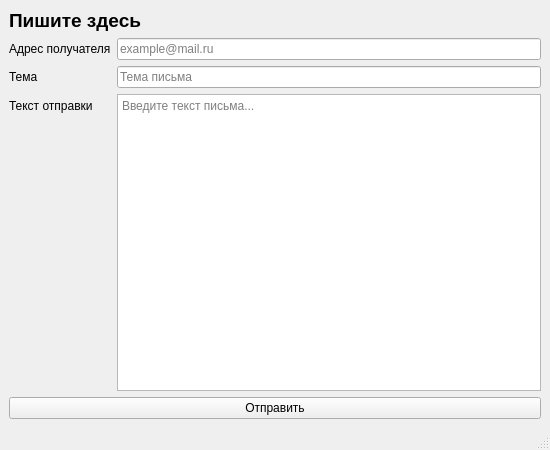
<?xml version="1.0" encoding="UTF-8"?>
<ui version="4.0">
 <class>MainWindow</class>
 <widget class="QMainWindow" name="MainWindow">
  <property name="geometry">
   <rect>
    <x>0</x>
    <y>0</y>
    <width>550</width>
    <height>450</height>
   </rect>
  </property>
  <property name="windowTitle">
   <string>Отправка Email</string>
  </property>
  <widget class="QWidget" name="centralwidget">
   <layout class="QVBoxLayout" name="verticalLayout">
    <item>
     <widget class="QLabel" name="header_label">
      <property name="text">
       <string>Пишите здесь</string>
      </property>
      <property name="font">
       <font>
        <pointsize>14</pointsize>
        <weight>75</weight>
        <bold>true</bold>
       </font>
      </property>
     </widget>
    </item>
    <item>
     <layout class="QFormLayout" name="formLayout">
      <item row="0" column="0">
       <widget class="QLabel" name="label_to">
        <property name="text">
         <string>Адрес получателя</string>
        </property>
       </widget>
      </item>
      <item row="0" column="1">
       <widget class="QLineEdit" name="addr_to">
        <property name="placeholderText">
         <string>example@mail.ru</string>
        </property>
       </widget>
      </item>
      <item row="1" column="0">
       <widget class="QLabel" name="label_subj">
        <property name="text">
         <string>Тема</string>
        </property>
       </widget>
      </item>
      <item row="1" column="1">
       <widget class="QLineEdit" name="msg_subj">
        <property name="placeholderText">
         <string>Тема письма</string>
        </property>
       </widget>
      </item>
      <item row="2" column="0">
       <widget class="QLabel" name="label_text">
        <property name="text">
         <string>Текст отправки</string>
        </property>
       </widget>
      </item>
      <item row="2" column="1">
       <widget class="QTextEdit" name="msg_text">
        <property name="placeholderText">
         <string>Введите текст письма...</string>
        </property>
       </widget>
      </item>
     </layout>
    </item>
    <item>
     <widget class="QPushButton" name="sendmail">
      <property name="text">
       <string>Отправить</string>
      </property>
     </widget>
    </item>
   </layout>
  </widget>
  <widget class="QMenuBar" name="menubar">
   <property name="geometry">
    <rect>
     <x>0</x>
     <y>0</y>
     <width>550</width>
     <height>22</height>
    </rect>
   </property>
  </widget>
  <widget class="QStatusBar" name="statusbar"/>
 </widget>
 <resources/>
 <connections/>
</ui>
